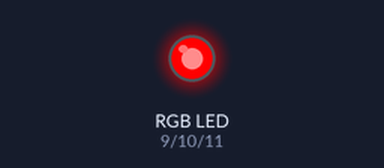
The sketch below on a simulated Arduino Uno, built with avr-gcc and run on an emulated ATmega328P. Parts: an RGB LED mixed from three pins (HIGH = lit).

Above: at 0.1 s.
At 10.1 s:
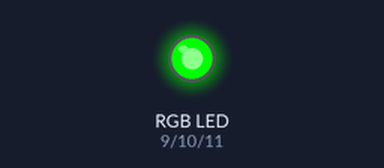
At 20.1 s:
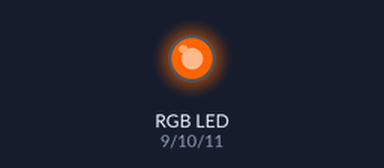
At 30.1 s:
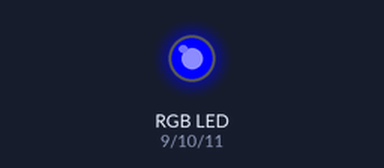
Timing chart, 0 to 31.6 s (numbered marks = the images above):
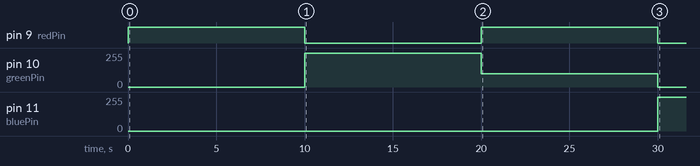

Measured:
- by itself, pin 9 (redPin): alternates HIGH for 10.0 s and LOW for 10.0 s
- by itself, pin 10 (greenPin): 0/255 → 255/255 at 10.0 s, → 100/255 10.0 s later, → 0/255 10.0 s later
- by itself, pin 11 (bluePin): 0/255 → 255/255 at 30.0 s

The sketch:

sketch_aug28a.ino
```cpp
// Define pins for the RGB channels
int redPin = 9;
int greenPin = 10;
int bluePin = 11;

void setup() {
  // Set the pins as outputs
  pinMode(redPin, OUTPUT);
  pinMode(greenPin, OUTPUT);
  pinMode(bluePin, OUTPUT);
}

void loop() {
  // Turn the RGB strip Red for 2 seconds
  analogWrite(redPin, 255);    // Max brightness for Red
  analogWrite(greenPin, 0);    // Green off
  analogWrite(bluePin, 0);     // Blue off
  delay(10000);  // Wait for 2 seconds

  // Turn the RGB strip Green for 2 seconds
  analogWrite(redPin, 0);
  analogWrite(greenPin, 255);  // Max brightness for Green
  analogWrite(bluePin, 0);
  delay(10000);  // Wait for 2 seconds

     // Turn the RGB strip yellow for 2 seconds
  analogWrite(redPin, 255);
  analogWrite(greenPin, 100);
  analogWrite(bluePin, 0);   // Max brightness for Blue
  delay(10000);  // Wait for 2 seconds

  // Turn the RGB strip Blue for 2 seconds
  analogWrite(redPin, 0);
  analogWrite(greenPin, 0);
  analogWrite(bluePin, 255);   // Max brightness for Blue
  delay(10000);  // Wait for 2 seconds

     // Turn the RGB strip yellow for 2 seconds
  analogWrite(redPin, 255);
  analogWrite(greenPin, 100);
  analogWrite(bluePin, 0);   // Max brightness for Blue
  delay(3000);  // Wait for 2 seconds


  // Turn the RGB strip Blue for 2 seconds
  analogWrite(redPin, 0);
  analogWrite(greenPin, 0);
  analogWrite(bluePin, 255);   // Max brightness for Blue
  delay(1500);  // Wait for 2 seconds

    // Turn the RGB strip PINK for 2 seconds
  analogWrite(redPin, 255);
  analogWrite(greenPin, 0);
  analogWrite(bluePin, 100);   // Max brightness for Blue
  delay(10000);  // Wait for 2 seconds

    // Turn the RGB strip yellow for 2 seconds
  analogWrite(redPin, 255);
  analogWrite(greenPin, 100);
  analogWrite(bluePin, 0);   // Max brightness for Blue
  delay(3000);  // Wait for 2 seconds


  // Turn the RGB strip OFF for 2 seconds
  analogWrite(redPin, 0);
  analogWrite(greenPin, 0);
  analogWrite(bluePin, 0);
  delay(2000);  // Wait for 2 seconds
}
```
